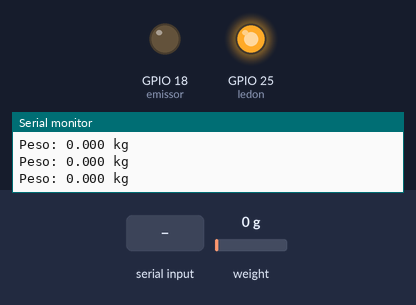
The sketch below on a simulated ESP32. Parts: output pins drawn as LEDs (lit = HIGH), the last lines printed to the serial monitor. Dashed ring = blinking. The test bench sets the inputs (shaded band); at power-on: weight on the scale 0 g.

Above: at 2.2 s.
2.3 s: weight on the scale set to 1717 g
5.3 s: weight on the scale set to 1869 g
At 5.71 s:
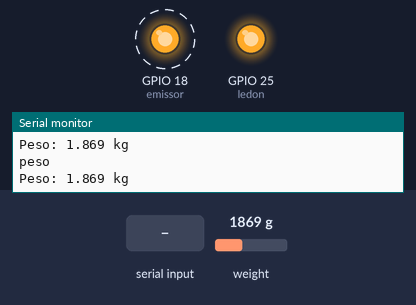
8.3 s: "t" received over Serial
At 8.3 s:
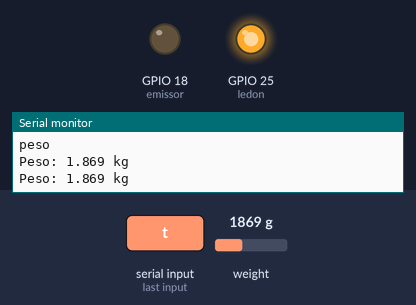
10.8 s: weight on the scale set to 3610 g
12.3 s: weight on the scale set to 3714 g
At 12.52 s:
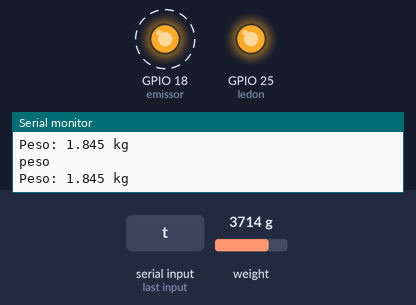
15.3 s: weight on the scale set to 100 g
At 15.3 s:
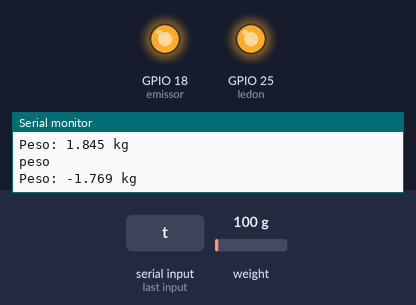
Timing chart, 0 to 17.8 s (numbered marks = the images above; inputs shaded):
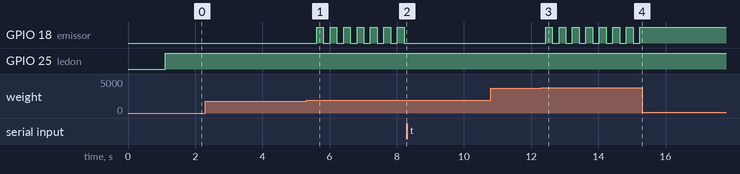

Measured:
- the behaviour switches between 1799 and 1800 g on weight on the scale (found by bisection; images 0 and 1)
- the behaviour switches between 3668 and 3669 g on weight on the scale (found by bisection; images 2 and 3)
- after the input at 5.3 s, GPIO 18 (emissor): alternates HIGH for 0.20 s and LOW for 0.20 s, starting after 0.31 s
- after the input at 8.3 s, GPIO 18 (emissor): stops changing and stays LOW
- after the input at 12.3 s, GPIO 18 (emissor): alternates HIGH for 0.20 s and LOW for 0.20 s, starting after 0.13 s
- after the input at 15.3 s, GPIO 18 (emissor): stops changing and stays HIGH

The sketch:

caderinha_2.0.ino
```cpp
#include "HX711.h"

#define ledon 25
#define emissor 18
#define DOUT 26
#define CLK  27

bool lastState = false;

HX711 balanca;

float calibration_factor = -22030.00;

signed long lastTime;


void setup()
{
  Serial.begin(9600);
  balanca.begin(DOUT, CLK);
  Serial.println("Balança com HX711 - celula de carga 50 Kg");
  Serial.println("Pressione t para Tara");
  balanca.set_scale(calibration_factor);
  balanca.tare();
  pinMode(emissor, OUTPUT);
  pinMode(ledon, OUTPUT);
  lastTime = millis();
}

void loop()
{
  Serial.print("Peso: ");
  Serial.print(balanca.get_units(), 3);
  Serial.println(" kg");
  if (Serial.available())
  {
    char temp = Serial.read();
    if (temp == 't' || temp == 'T')
    {
      balanca.tare();
      Serial.println(" Balança zerada");
    }
  }
   digitalWrite(ledon, HIGH);

  if((millis() - lastTime) > 75)
  {
    if (balanca.get_units() > 1.8)
     {
       if (lastState)
       {
         digitalWrite(emissor, HIGH);
         Serial.println("peso");
       }
       else
       {
         digitalWrite(emissor, LOW);
       }

        lastState = !lastState;

       lastTime = millis();
      }
  }


}
```
